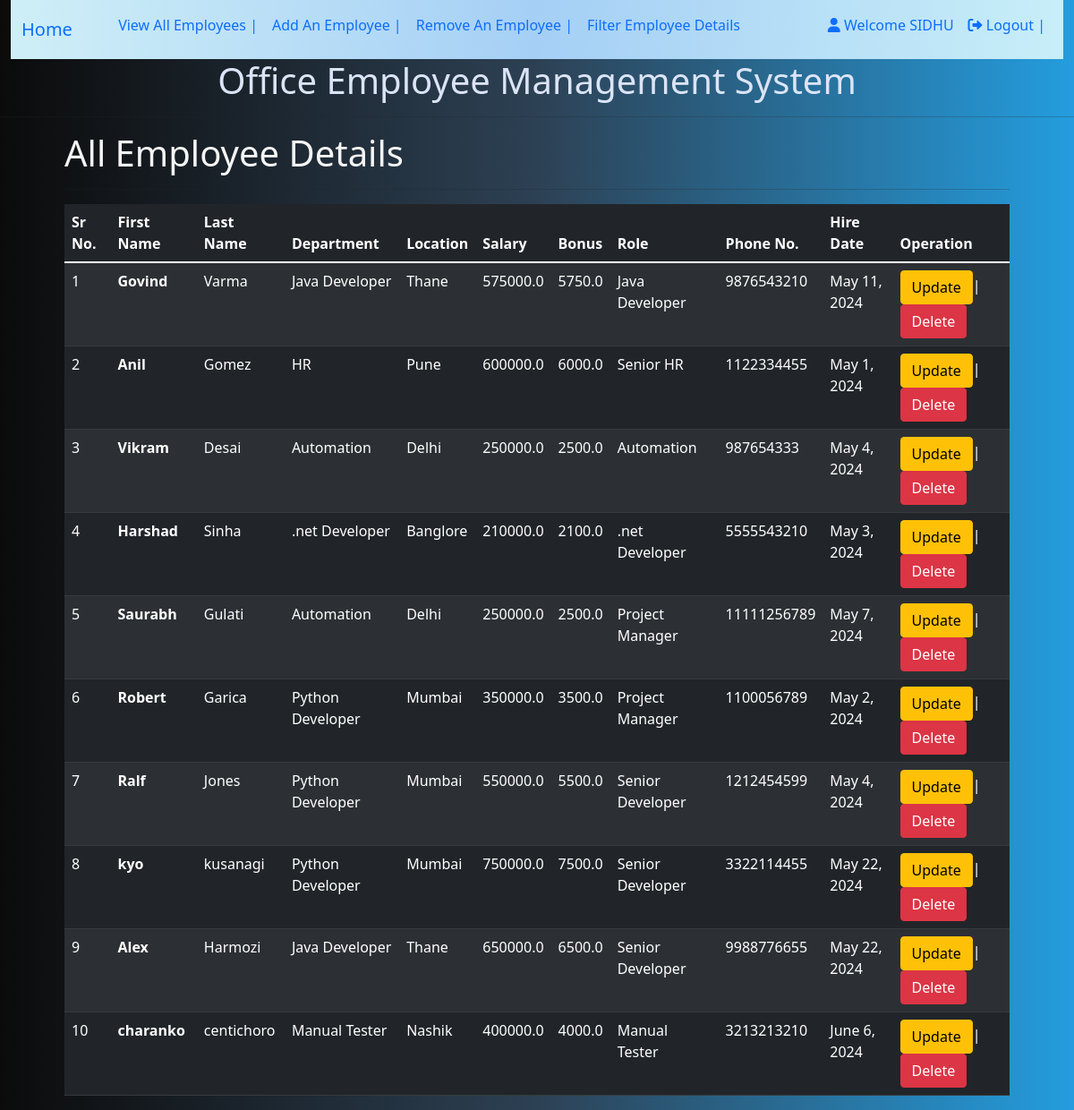
Page /all_emp (signed in) on the committed database.
### testapp/models.py (models this page shows, shortened)
class Employee(models.Model):
    first_name = models.CharField(max_length=100,null=False)
    last_name= models.CharField(max_length=100)
    dept = models.ForeignKey(Department,on_delete=models.CASCADE)
    salary = models.FloatField(default=0)
    bonus = models.FloatField(default=0)
    role = models.ForeignKey(role,on_delete=models.CASCADE)
    phone = models.CharField(max_length=15)
    hire_date = models.DateField()

class Department(models.Model):
    name = models.CharField(max_length=100,null=False)
    location = models.CharField(max_length=100)

class role(models.Model):
    name =models.CharField(max_length=100, null=False)

### testapp/views.py (the view)
# urls.py: path('all_emp',views.all_emp,name='all_emp'),
@login_required
def all_emp(request):
    emps = Employee.objects.all()
    return render(request,'testapp/view_all_emp.html',{'emps':emps})

### templates/testapp/view_all_emp.html
{% extends 'testapp/index.html'%}
{% load static %}
{% block bodyblock %}
<div class="container">
    <h1>All Employee Details</h1>
    <hr>
    <table class="table table-dark table-striped" >
        <thead>
          <tr>
            <th scope="col">Sr No.</th>
            <th scope="col">First Name</th>
            <th scope="col">Last Name</th>
            <th scope="col">Department</th>
            <th scope="col">Location</th>
            <th scope="col">Salary</th>
            <th scope="col">Bonus</th>
            <th scope="col">Role</th>
            <th scope="col">Phone No.</th>
            <th scope="col">Hire Date</th>
            <th>Operation</th>
          </tr>
        </thead>
        <tbody>
            {% for emp in emps %}
            <tr>
                <td>{{ forloop.counter }}</td>
                <th scope="row">{{emp.first_name}}</th>
                <td scope="row">{{emp.last_name}}</td>
                <td>{{emp.dept.name}}</td>
                <td>{{emp.dept.location}}</td>
                <td>{{emp.salary}}</td>
                <td>{{emp.bonus}}</td>
                <td>{{emp.role.name}}</td>
                <td>{{emp.phone}}</td>
                <td>{{emp.hire_date}}</td>
                <td><a href="/update/{{emp.id}}" class="btn btn-warning">Update</a>|<a href="/delete/{{emp.id}}/" class="btn btn-danger">Delete</a></td>
              </tr>
            {% endfor %}
        </tbody>
      </table>
</div>
{% endblock %}

### templates/testapp/index.html (shortened to what this page needs)
<!doctype html>
{% load static %}
<html lang="en">
  <head>
    <link href="https://cdn.jsdelivr.net/npm/bootstrap@5.1.3/dist/css/bootstrap.min.css" rel="stylesheet">
    <link rel="stylesheet" href="{% static 'css/index.css'%}">
    <link rel="stylesheet" href="https://cdnjs.cloudflare.com/ajax/libs/font-awesome/6.0.0-beta3/css/all.min.css">
  </head>
  <body>
    <div class="container-fluid">
      <nav class="navbar navbar-expand-lg">
        <div class="container-fluid">
          <a class="navbar-brand" href="/">Home</a>
          <div class="collapse navbar-collapse" id="navbarSupportedContent">
            <ul class="navbar-nav mx-auto">
              <li class="nav-item">
                <a class="nav-link active" aria-current="page" href="/all_emp">View All Employees |</a>
              </li>
              <li class="nav-item">
                <a class="nav-link active" aria-current="page" href="/add_emp">Add An Employee |</a>
              </li>
              <li class="nav-item">
                <a class="nav-link active" aria-current="page" href="/remove_emp">Remove An Employee |</a>
              </li>
              <li class="nav-item">
                <a class="nav-link active" aria-current="page" href="/filter_emp">Filter Employee Details</a>
              </li>
            </ul>
          </div>
          <div class="collapse navbar-collapse" id="navbarSupportedContent">
            <ul class="navbar-nav ms-auto">
              {% if request.user.is_authenticated %}
              <li class="nav-item">
                <a class="nav-link active" aria-current="page">
                  <i class="fas fa-user"></i> Welcome {{ user.username|upper }}
                </a>
              </li>
              <li class="nav-item">
                <a class="nav-link active" aria-current="page" href="/accounts/logout/">
                  <i class="fas fa-sign-out-alt"></i> Logout |
                </a>
              </li>
              {% endif %}
            </ul>
          </div>
        </div>
      </nav>
    </div>
    <div class="container">
      <h1 style="text-align: center; color: rgb(219, 228, 246);">Office Employee Management System</h1>
    </div>
    <hr>
    {% block bodyblock %}
    {% endblock %}
  </body>
</html>

### static/css/index.css (style rules this page uses)
h1 { color: whitesmoke; }
.btn { text-align: center; }
body { background: linear-gradient(to right, #0b0b0b,#2d4154, #249dde); }
.navbar { background: linear-gradient(to right, #cfeff7,#a5cff5, #c8eef8); }
@media (max-width: 1200px) { .container { max-width: 90%; } }
@media (max-width: 1200px) { .navbar-nav { flex-direction: column; } }
@media (max-width: 1200px) { .nav-item { margin-bottom: 10px; } }

### rows in the picture
Employee: first_name "Govind", last_name "Varma", dept.name "Java Developer", dept.location "Thane", salary "575000.0", bonus "5750.0", role.name "Java Developer", phone "9876543210", hire_date "May 11, 2024"
Employee: first_name "Anil", last_name "Gomez", dept.name "HR", dept.location "Pune", salary "600000.0", bonus "6000.0", role.name "Senior HR", phone "1122334455", hire_date "May 1, 2024"
Employee: first_name "Vikram", last_name "Desai", dept.name "Automation", dept.location "Delhi", salary "250000.0", bonus "2500.0", role.name "Automation", phone "987654333", hire_date "May 4, 2024"
Employee: first_name "Harshad", last_name "Sinha", dept.name ".net Developer", dept.location "Banglore", salary "210000.0", bonus "2100.0", role.name ".net Developer", phone "5555543210", hire_date "May 3, 2024"
Employee: first_name "Saurabh", last_name "Gulati", dept.name "Automation", dept.location "Delhi", salary "250000.0", bonus "2500.0", role.name "Project Manager", phone "11111256789", hire_date "May 7, 2024"
Employee: first_name "Robert", last_name "Garica", dept.name "Python Developer", dept.location "Mumbai", salary "350000.0", bonus "3500.0", role.name "Project Manager", phone "1100056789", hire_date "May 2, 2024"
Employee: first_name "Ralf", last_name "Jones", dept.name "Python Developer", dept.location "Mumbai", salary "550000.0", bonus "5500.0", role.name "Senior Developer", phone "1212454599", hire_date "May 4, 2024"
Employee: first_name "kyo", last_name "kusanagi", dept.name "Python Developer", dept.location "Mumbai", salary "750000.0", bonus "7500.0", role.name "Senior Developer", phone "3322114455", hire_date "May 22, 2024"
Employee: first_name "Alex", last_name "Harmozi", dept.name "Java Developer", dept.location "Thane", salary "650000.0", bonus "6500.0", role.name "Senior Developer", phone "9988776655", hire_date "May 22, 2024"
Employee: first_name "charanko", last_name "centichoro", dept.name "Manual Tester", dept.location "Nashik", salary "400000.0", bonus "4000.0", role.name "Manual Tester", phone "3213213210", hire_date "June 6, 2024"

### other values in the picture
{{ user.username|upper }} "SIDHU"
